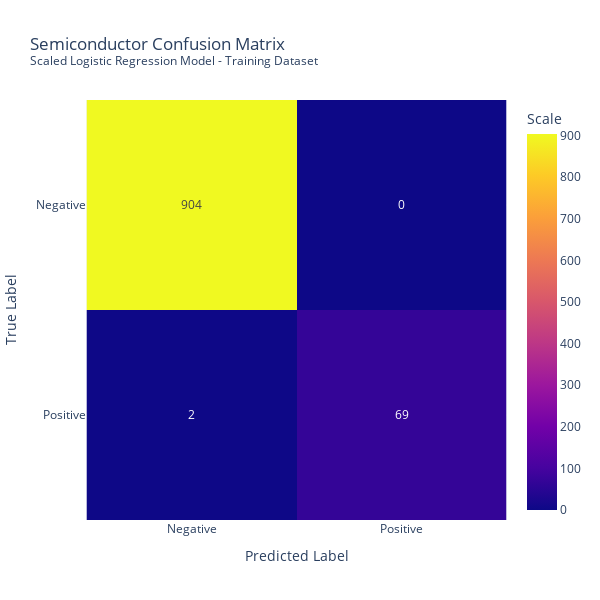

Notebook code cell kept with this figure:
### Markdown cell above
Visualize Scaled LR Model

### Code cell
# Create confusion matrix - Training dataset
predictions = model_LR_Scaled.predict(X_train)
print(classification_report(y_train, predictions))

cm_train = confusion_matrix(y_train, predictions)

## PLOTLY
### Training Dataset
fig = px.imshow(cm_train, 
          title="Semiconductor Confusion Matrix <br><sup>Scaled Logistic Regression Model - Training Dataset</sup>", 
          text_auto=True, 
          labels=dict(x="Predicted Label", y="True Label", color="Scale"),
          x=['Negative', 'Positive'],
          y=['Negative', 'Positive'])
fig.update_layout(
    autosize=False,
    width=600,
    height=600
)
fig.show()

### Figure 1 — Plotly figure (JSON) as saved in the notebook; plotly's stock layout.template omitted (floating-point values rounded to 4 significant figures)
{"data": [{"coloraxis": "coloraxis", "hovertemplate": "Predicted Label: %{x}<br>True Label: %{y}<br>Scale: %{z}<extra></extra>", "name": "0", "texttemplate": "%{z}", "type": "heatmap", "x": ["Negative", "Positive"], "xaxis": "x", "y": ["Negative", "Positive"], "yaxis": "y", "z": [[904, 0], [2, 69]]}], "layout": {"autosize": false, "coloraxis": {"colorbar": {"title": {"text": "Scale"}}, "colorscale": [[0, "#0d0887"], [0.1111, "#46039f"], [0.2222, "#7201a8"], [0.3333, "#9c179e"], [0.4444, "#bd3786"], [0.5556, "#d8576b"], [0.6667, "#ed7953"], [0.7778, "#fb9f3a"], [0.8889, "#fdca26"], [1, "#f0f921"]]}, "height": 600, "title": {"text": "Semiconductor Confusion Matrix <br><sup>Scaled Logistic Regression Model - Training Dataset</sup>"}, "width": 600, "xaxis": {"anchor": "y", "constrain": "domain", "domain": [0, 1], "scaleanchor": "y", "title": {"text": "Predicted Label"}}, "yaxis": {"anchor": "x", "autorange": "reversed", "constrain": "domain", "domain": [0, 1], "title": {"text": "True Label"}}}}
